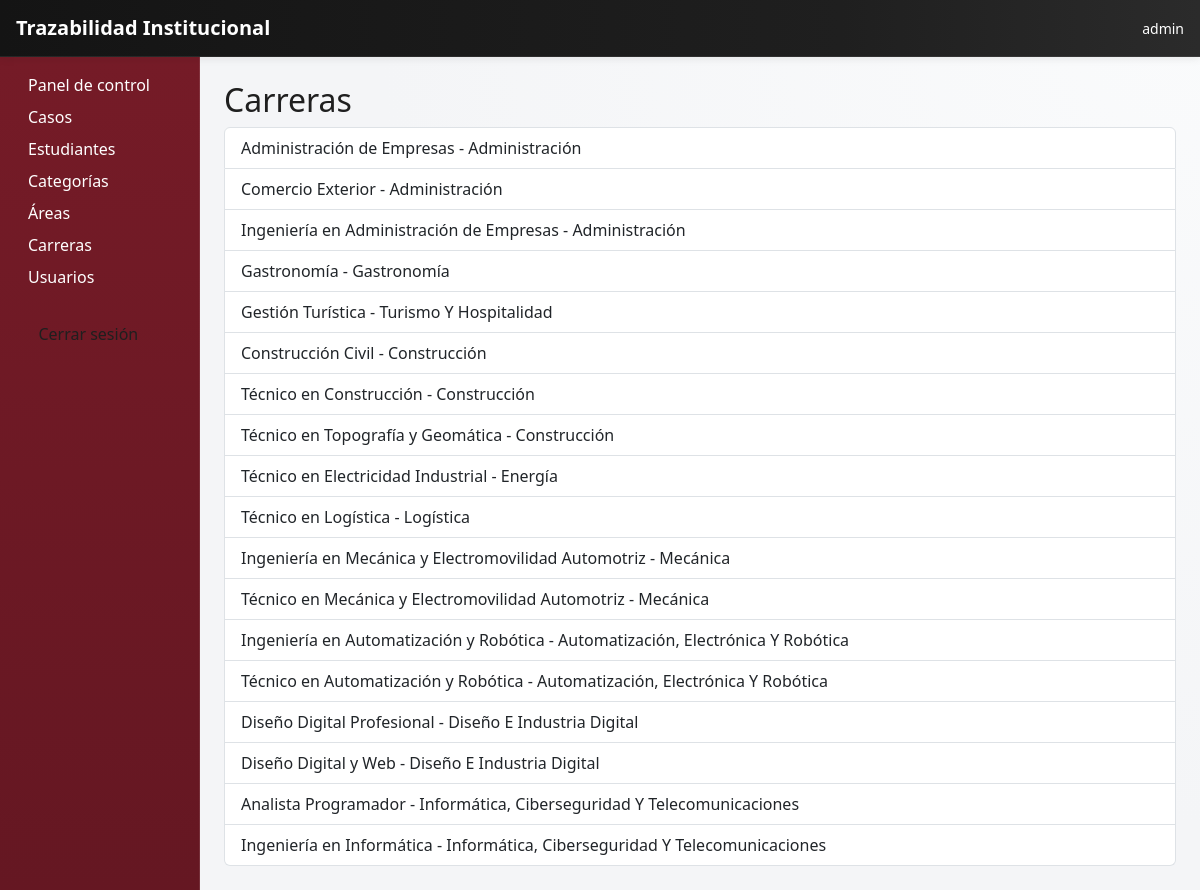
/organization/careers/ (signed in), run on the app's committed database.
### organization/models.py (models this page shows, shortened)
class Career(models.Model):
    name = models.CharField(max_length=150, unique=True)
    academic_area = models.ForeignKey(
        AcademicArea,
        on_delete=models.CASCADE,
        related_name='careers'
    )

class AcademicArea(models.Model):
    name = models.CharField(max_length=150, unique=True)
    area = models.ForeignKey(
        Area,
        on_delete=models.CASCADE,
        related_name='academic_areas'
    )

### organization/views.py (the view)
# urls.py: path('careers/', CareerListView.as_view(), name='careers'),
class CareerListView(LoginRequiredMixin, ListView):
    model = Career
    template_name = 'organization/career_list.html'
    context_object_name = 'careers'
    def get_queryset(self):
        return Career.objects.select_related('academic_area', 'academic_area__area')

### templates/organization/career_list.html
{% extends 'base.html' %}
{% block content %}<h2>Carreras</h2><ul class="list-group">{% for c in careers %}<li class="list-group-item">{{ c.name }} - {{ c.academic_area.name }}</li>{% endfor %}</ul>{% endblock %}

### templates/partials/navbar.html
<nav class="navbar navbar-expand-lg navbar-dark app-navbar px-3">
  <a class="navbar-brand fw-bold" href="{% url 'dashboard:home' %}">Trazabilidad Institucional</a>
  <div class="ms-auto text-white small">{{ request.user.get_full_name|default:request.user.username }}</div>
</nav>

### static/css/style.css (style rules this page uses)
:root { --c-dark: #1f1f1f; --c-primary: #a30b1b; --c-primary-strong: #8a0917; --c-white: #ffffff; --c-accent: #701d28; --c-gray: #707070; --c-bg: #f4f5f7; --c-surface: #ffffff; --c-border: #e8eaef; --shadow-sm: 0 2px 8px rgba(31, 31, 31, 0.08); --shadow-md: 0 10px 24px rgba(31, 31, 31, 0.12); --radius-sm: 0.5rem; --radius-md: 0.8rem; --radius-lg: 1rem; --transition: 180ms ease; }
* { box-sizing: border-box; }
body { background: radial-gradient(circle at top right, #fafbfc 0%, var(--c-bg) 55%); color: var(--c-dark); text-rendering: optimizeLegibility; -webkit-font-smoothing: antialiased; }
.app-navbar { background: linear-gradient(90deg, #141414 0%, var(--c-dark) 70%, #2b2b2b 100%); border-bottom: 1px solid rgba(255, 255, 255, 0.08); box-shadow: var(--shadow-sm); }

### data on the page
Career: name "Administración de Empresas", academic_area.name "Administración"
Career: name "Comercio Exterior", academic_area.name "Administración"
Career: name "Ingeniería en Administración de Empresas", academic_area.name "Administración"
Career: name "Gastronomía", academic_area.name "Gastronomía"
Career: name "Gestión Turística", academic_area.name "Turismo Y Hospitalidad"
Career: name "Construcción Civil", academic_area.name "Construcción"
Career: name "Técnico en Construcción", academic_area.name "Construcción"
Career: name "Técnico en Topografía y Geomática", academic_area.name "Construcción"
Career: name "Técnico en Electricidad Industrial", academic_area.name "Energía"
Career: name "Técnico en Logística", academic_area.name "Logística"
Career: name "Ingeniería en Mecánica y Electromovilidad Automotriz", academic_area.name "Mecánica"
Career: name "Técnico en Mecánica y Electromovilidad Automotriz", academic_area.name "Mecánica"
Career: name "Ingeniería en Automatización y Robótica", academic_area.name "Automatización, Electrónica Y Robótica"
Career: name "Técnico en Automatización y Robótica", academic_area.name "Automatización, Electrónica Y Robótica"
Career: name "Diseño Digital Profesional", academic_area.name "Diseño E Industria Digital"
Career: name "Diseño Digital y Web", academic_area.name "Diseño E Industria Digital"
Career: name "Analista Programador", academic_area.name "Informática, Ciberseguridad Y Telecomunicaciones"
Career: name "Ingeniería en Informática", academic_area.name "Informática, Ciberseguridad Y Telecomunicaciones"

### other printed values
{{ request.user.get_full_name|default:request.user.username }} "admin"
